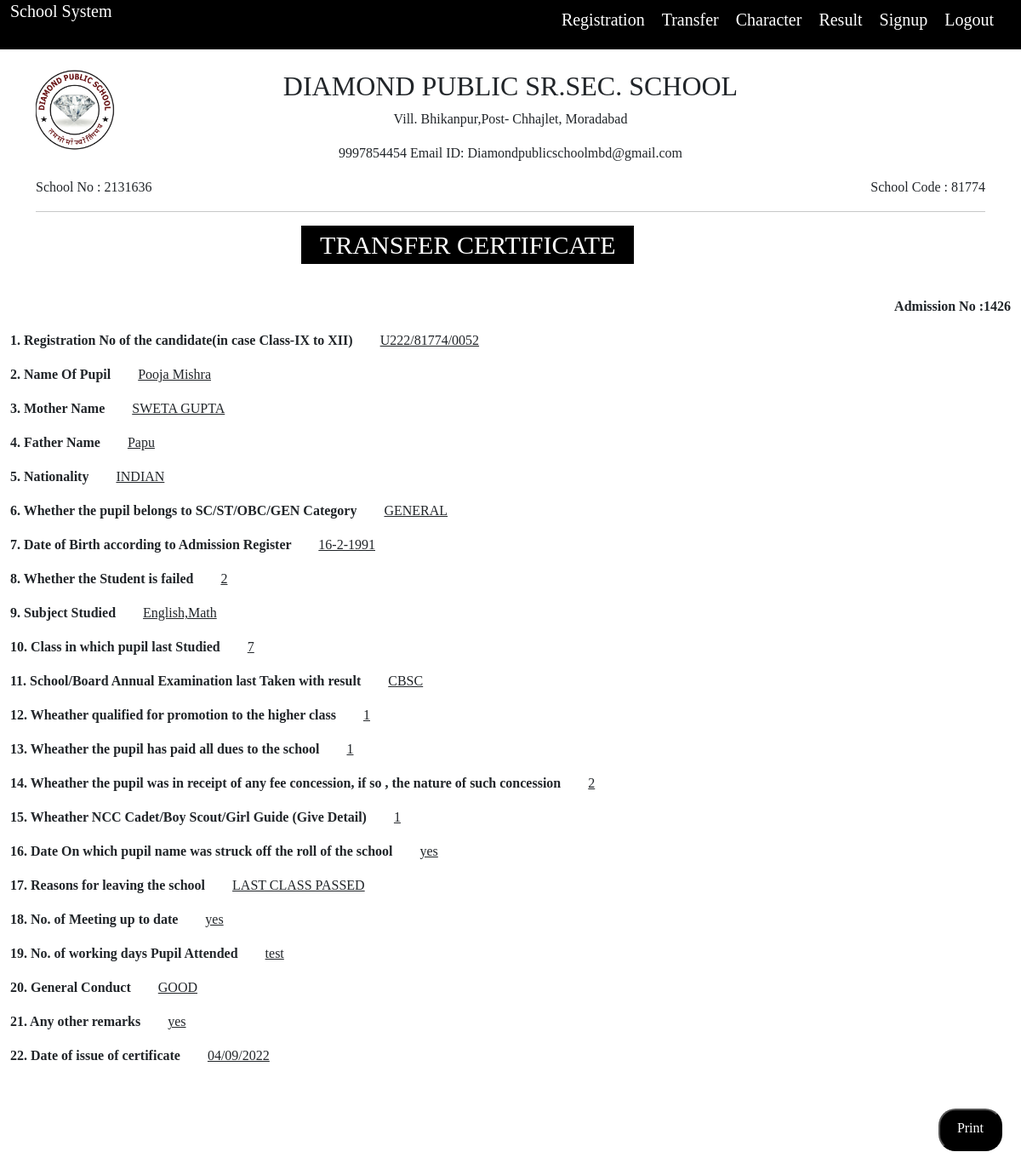
The page /transferView.php?id=25 (signed in) on the database its author committed.
### tables this page shows
CREATE TABLE `transfer_certificate` (
  `id` int(11) NOT NULL,
  `registration` varchar(50) NOT NULL,
  `name` varchar(50) NOT NULL,
  `mother_name` varchar(50) NOT NULL,
  `father_name` varchar(50) NOT NULL,
  `national` varchar(50) NOT NULL,
  `category` varchar(50) NOT NULL,
  `dob` varchar(50) NOT NULL,
  `failed` varchar(50) NOT NULL,
  `sbj` varchar(50) NOT NULL,
  `class_name` varchar(50) NOT NULL,
  `board` varchar(50) NOT NULL,
  `higher_class` varchar(50) NOT NULL,
  `fees_paid` varchar(50) NOT NULL,
  `fees_concession` varchar(50) NOT NULL,
  `ncc` varchar(50) NOT NULL,
  `roll` varchar(50) NOT NULL,
  `leaving_school` varchar(50) NOT NULL,
  `meeting_date` varchar(50) NOT NULL,
  `pupil_attended` varchar(50) NOT NULL,
  `genral_conduct` varchar(50) NOT NULL,
  `remark` varchar(50) NOT NULL,
  `certificate_date` varchar(50) NOT NULL
);

### transferView.php (the view, shortened to what this page needs)
<?php
include('header.php');
include "database.php";
$id=$_GET['id'];
$select="SELECT * FROM transfer_certificate WHERE id='$id'";
$data=mysqli_query($con,$select);
$row=mysqli_fetch_array($data);
?>
<head>
    <link href="https://cdn.jsdelivr.net/npm/bootstrap@5.0.2/dist/css/bootstrap.min.css" rel="stylesheet"
>
        <link rel="stylesheet" href="style/list.css">
</head>
<body>
    <div class="container mt-3">
        <div class="row">
            <div class="col-md-3">
                <img class="logo" src="img/logo.jpg" alt="logo">
            </div>
            <div class="col-md-6 scholl-details">
                <h2>DIAMOND PUBLIC SR.SEC. SCHOOL</h2>
                <p>Vill. Bhikanpur,Post- Chhajlet, Moradabad</p>
                <p>9997854454 <span>Email ID: Diamondpublicschoolmbd@gmail.com</span></p>
            </div>
        </div>
    </div>
    <div class="container">
        <div class="row">
            <div class="col-md-6">
                <div>School No : 2131636 </div>
            </div>
            <div class="col-md-6">
                <div class="float-end school-code">School Code : 81774 </div>
            </div>
        </div>
        <hr class="underline">
    </div>
    <div class="container">
        <div class="row">
            <div class="col-md-12">
                <div class="certificate">TRANSFER CERTIFICATE </div>
            </div>
        </div>
    </div>
    <div class="container-xxl">
      <p class="float-end admission"><b>Admission No :<span>1426</span></b></p>
            <div class="col-md mt-5">
                <p>
                   <b>1. Registration No of the candidate(in case Class-IX to XII)</b>
                     &nbsp;&nbsp;&nbsp;&nbsp;&nbsp;&nbsp; <span class="fill-input">  <?php echo $row['registration'] ?> </span>
                </p>
                <p>
                   <b>2. Name Of Pupil</b>
                    &nbsp;&nbsp;&nbsp;&nbsp;&nbsp;&nbsp; <span class="fill-input"><?php echo $row['name'] ?> </span>
                </p>
                <p>
                  <b>3. Mother Name  </b>
                    &nbsp;&nbsp;&nbsp;&nbsp;&nbsp;&nbsp; <span class="fill-input"><?php echo $row['mother_name'] ?>  </span>
                </p>
                <p>
                  <b> 4. Father Name </b>
                    &nbsp;&nbsp;&nbsp;&nbsp;&nbsp;&nbsp; <span class="fill-input"><?php echo $row['father_name'] ?>  </span>
                    </p>
                    <p>
                     <b>5. Nationality</b>
                        &nbsp;&nbsp;&nbsp;&nbsp;&nbsp;&nbsp; <span class="fill-input"><?php echo $row['national'] ?> </span>
                    </p>
                <p>
                 <b> 6. Whether the pupil belongs to SC/ST/OBC/GEN Category</b>
                    &nbsp;&nbsp;&nbsp;&nbsp;&nbsp;&nbsp; <span class="fill-input"><?php echo $row['category'] ?> </span>
                </p>
                <p>
                   <b>7. Date of Birth according to Admission Register </b>
                    &nbsp;&nbsp;&nbsp;&nbsp;&nbsp;&nbsp; <span class="fill-input"><?php echo $row['dob'] ?> </span>
                </p>
                <p>
                  <b>8. Whether the Student is failed </b>
                    &nbsp;&nbsp;&nbsp;&nbsp;&nbsp;&nbsp; <span class="fill-input"><?php echo $row['failed'] ?>  </span>
                </p>
                <p>
                  <b> 9. Subject Studied</b>
                    &nbsp;&nbsp;&nbsp;&nbsp;&nbsp;&nbsp; <span class="fill-input"><?php echo $row['sbj'] ?> </span>
                </p>
                <p>
                  <b>10. Class in which pupil last Studied</b>
                    &nbsp;&nbsp;&nbsp;&nbsp;&nbsp;&nbsp; <span class="fill-input"><?php echo $row['class_name'] ?> </span>
                </p>
                <p>
                 <b>11. School/Board Annual Examination last Taken with result </b>
                    &nbsp;&nbsp;&nbsp;&nbsp;&nbsp;&nbsp; <span class="fill-input"><?php echo $row['board'] ?> </span>
                </p>
                <p>
                 <b>  12. Wheather qualified for promotion to the higher class</b>
                    &nbsp;&nbsp;&nbsp;&nbsp;&nbsp;&nbsp; <span class="fill-input"><?php echo $row['higher_class'] ?> </span>
                </p>
                <p>
                  <b>13. Wheather the pupil has paid all dues to the school </b>
                    &nbsp;&nbsp;&nbsp;&nbsp;&nbsp;&nbsp; <span class="fill-input"><?php echo $row['fees_paid'] ?> </span>
                </p>
                <p>
                  <b>14. Wheather the pupil was in receipt of any fee concession, if so , the nature of such concession</b>
                    &nbsp;&nbsp;&nbsp;&nbsp;&nbsp;&nbsp; <span class="fill-input"><?php echo $row['fees_concession'] ?> </span>
                </p>
                <p>
                <b> 15. Wheather NCC Cadet/Boy Scout/Girl Guide (Give Detail)</b>
                    &nbsp;&nbsp;&nbsp;&nbsp;&nbsp;&nbsp; <span class="fill-input"><?php echo $row['ncc'] ?> </span>
                </p>
                <p>
                <b>  16. Date On which pupil name was struck off the roll of the school</b>
                    &nbsp;&nbsp;&nbsp;&nbsp;&nbsp;&nbsp; <span class="fill-input"><?php echo $row['roll'] ?> </span>
                </p>
                <p>
                <b> 17. Reasons for leaving the school</b>
                    &nbsp;&nbsp;&nbsp;&nbsp;&nbsp;&nbsp; <span class="fill-input"><?php echo $row['leaving_school'] ?> </span>
                </p>
                <p>
                 <b>18. No. of Meeting up to date </b>
                    &nbsp;&nbsp;&nbsp;&nbsp;&nbsp;&nbsp; <span class="fill-input"><?php echo $row['meeting_date'] ?> </span>
                </p>
                <p>
                <b> 19. No. of working days Pupil Attended </b>
                    &nbsp;&nbsp;&nbsp;&nbsp;&nbsp;&nbsp; <span class="fill-input"><?php echo $row['pupil_attended'] ?></span>
                </p>
                <p>
                <b> 20. General Conduct </b>
                    &nbsp;&nbsp;&nbsp;&nbsp;&nbsp;&nbsp; <span class="fill-input"><?php echo $row['genral_conduct'] ?> </span>
                </p>
                <p>
                <b>21. Any other remarks</b>
                    &nbsp;&nbsp;&nbsp;&nbsp;&nbsp;&nbsp; <span class="fill-input"><?php echo $row['remark'] ?></span>
                </p>
                <p>
                <b>22. Date of issue of certificate</b>
                    &nbsp;&nbsp;&nbsp;&nbsp;&nbsp;&nbsp; <span class="fill-input"><?php echo $row['certificate_date'] ?> </span>
                </p>
                <br/>
                <button onclick="window.print();" class="noPrint float-end">
                    Print
                    </button>
                <br/><br/><br/><br/>
           </div>
    </div>
</body>

### style/list.css (style rules this page uses)
* { font-family: lobstar; }
.logo { height: 100px; }
.scholl-details { text-align: center; }
.certificate { text-align: center; margin-left: 28%; color: white; background-color: black; font-size: 30px; width: 35%; align-items: center; margin-bottom: 30px; }
.fill-input { text-decoration: underline; font-size: 20; }
.admission { margin-top: -40px !important; }
.noPrint { background-color: black; color: white; height: 50px; border-radius: 20px; padding: 9px 20px 15px 20px !important; margin-right: 10px !important; margin-top: 10px; }

### rows shown on the page
transfer_certificate: registration "U222/81774/0052", name "Pooja Mishra", mother_name "SWETA GUPTA", father_name "Papu", national "INDIAN", category "GENERAL", dob "16-2-1991", failed "2", sbj "English,Math", class_name "7", board "CBSC", higher_class "1", fees_paid "1", fees_concession "2", ncc "1", roll "yes", leaving_school "LAST CLASS PASSED", meeting_date "yes", pupil_attended "test", genral_conduct "GOOD", remark "yes", certificate_date "04/09/2022"
